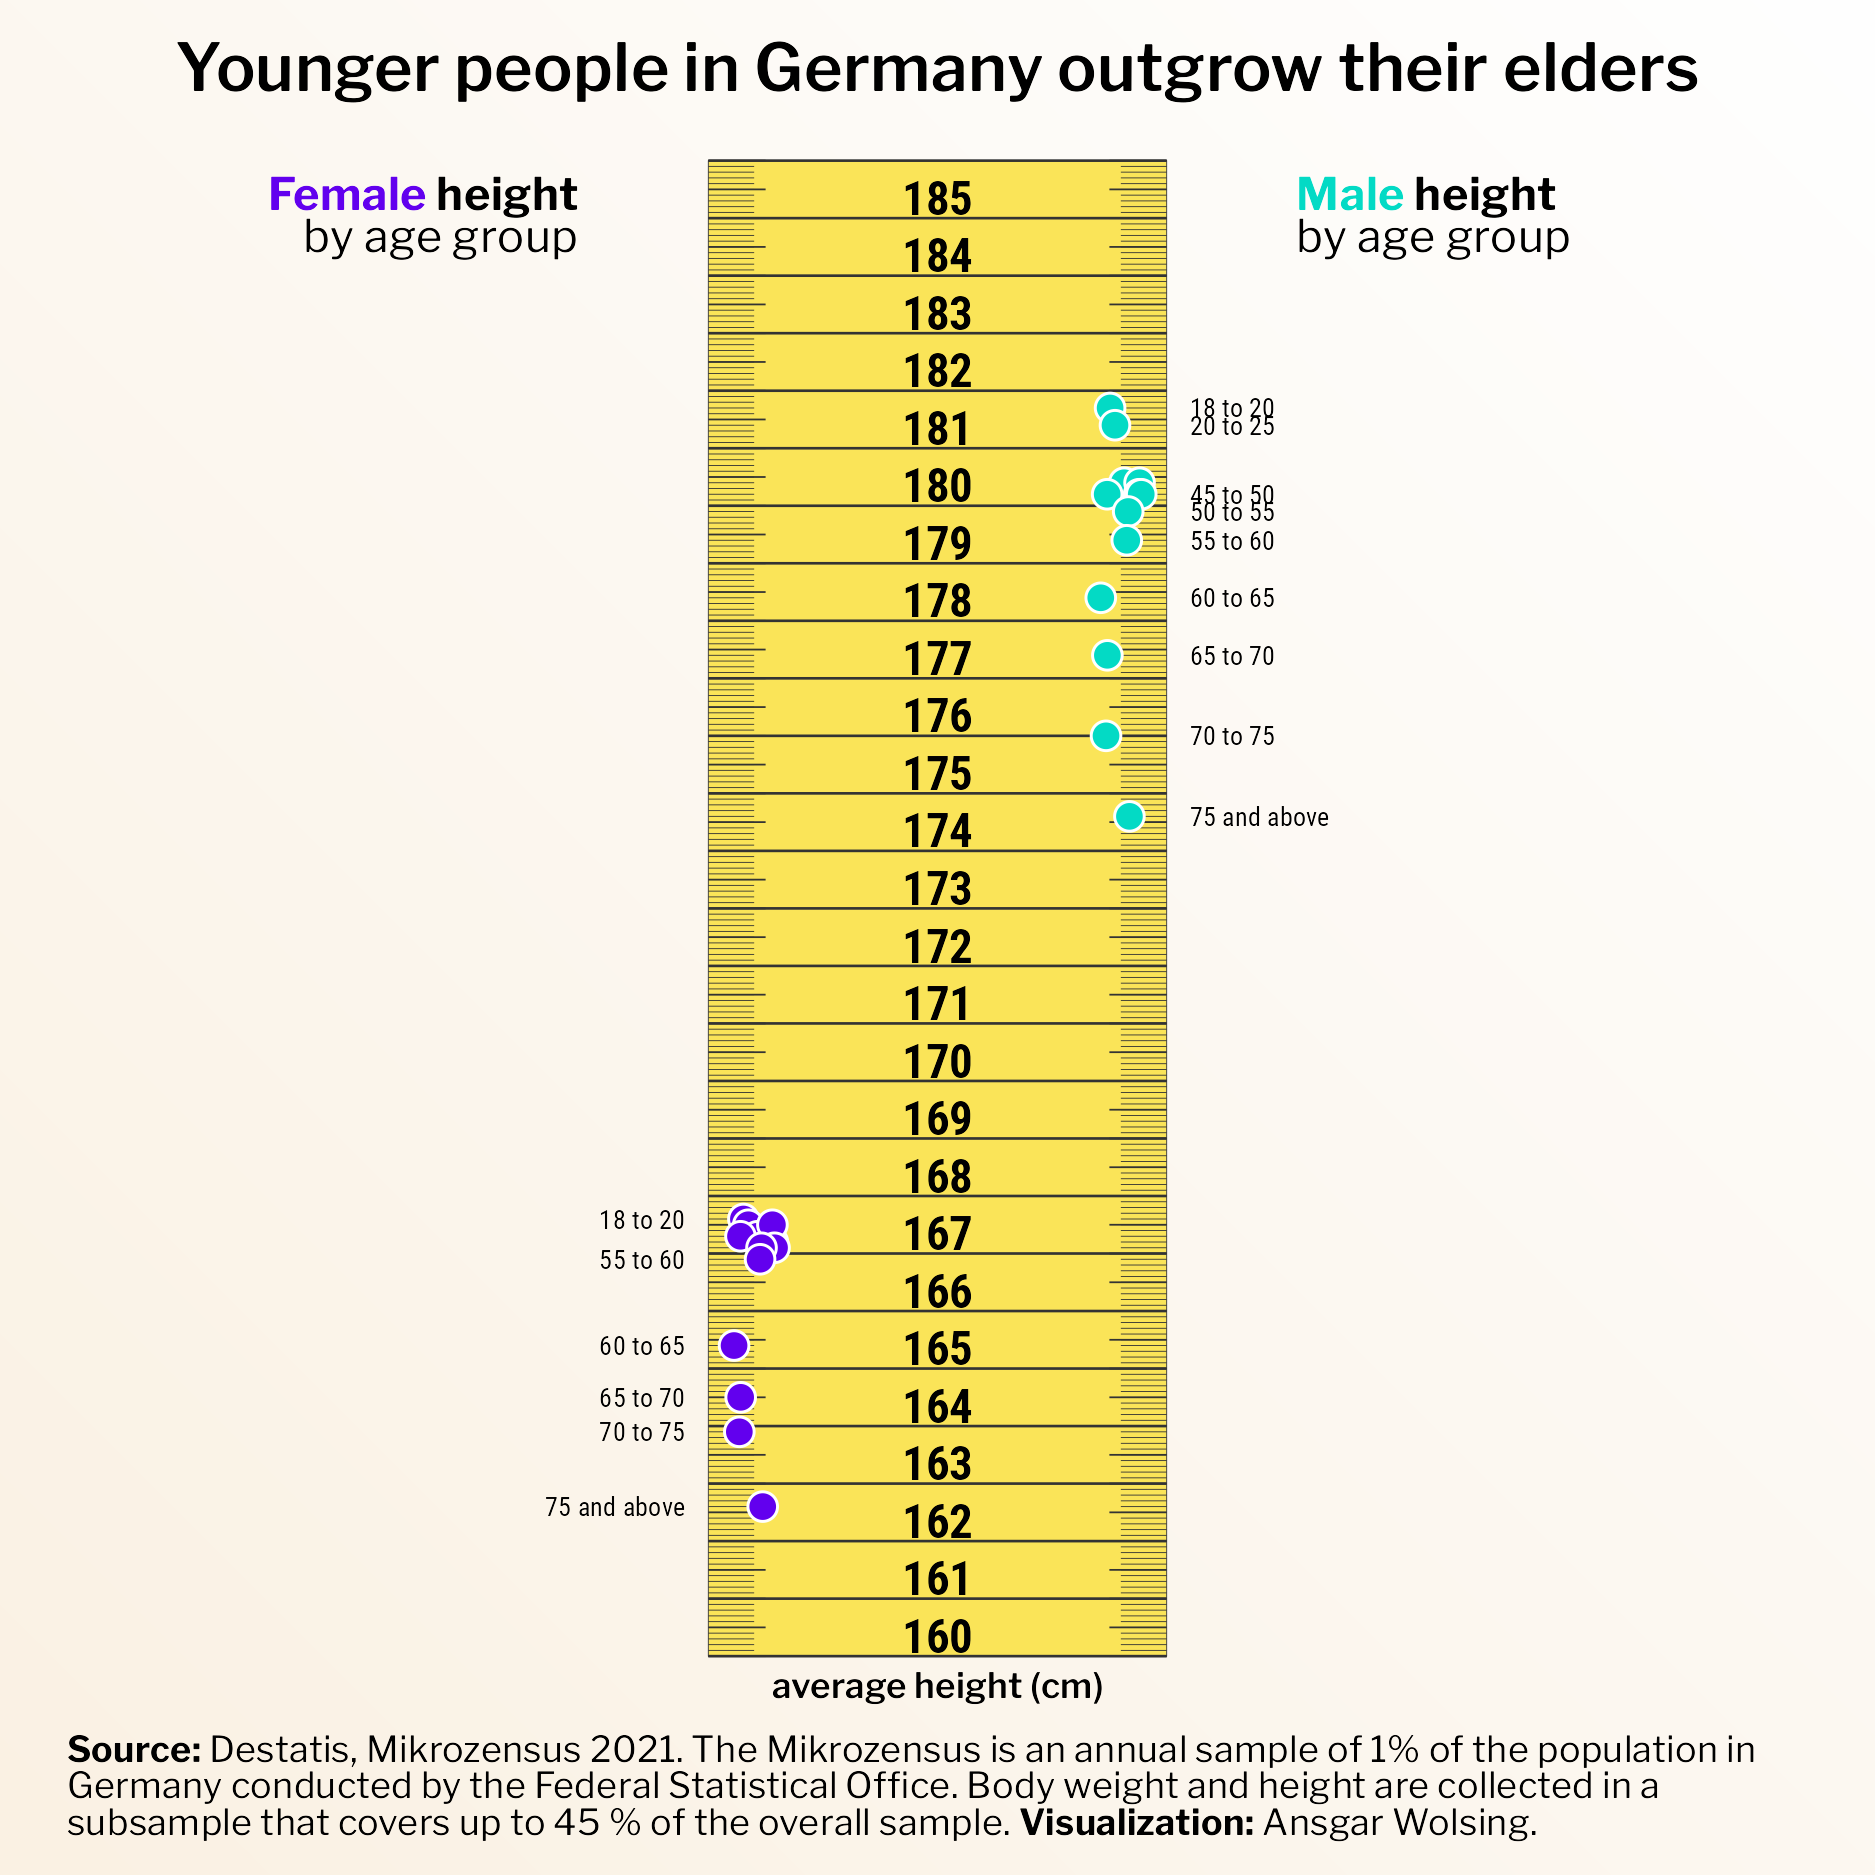

Source code (R):
library(tidyverse)
library(ggtext)
library(here)

base_path <- here("2024", "10")
  
  
#' Source: Destatis
#' https://www.destatis.de/DE/Themen/Gesellschaft-Umwelt/Gesundheit/Gesundheitszustand-Relevantes-Verhalten/Tabellen/liste-koerpermasse.html
df <- tribble(
  ~age_group, ~female, ~male,
  "18 to 20",167.6,181.7,
  "20 to 25",167.5,181.4,
  "25 to 30",167.3,180.4,
  "30 to 35",167.2,180.4,
  "35 to 40",167.3,180.2,
  "40 to 45",167.5,180.2,
  "45 to 50",167.1,180.2,
  "50 to 55",167.1,179.9,
  "55 to 60",166.9,179.4,
  "60 to 65",165.4,178.4,
  "65 to 70",164.5,177.4,
  "70 to 75",163.9,176,
  "75 and above",162.6,174.6
)

gradient_fill <- grid::linearGradient(c("#FAF1E3", "#FFFFFF"), group = FALSE) 

measure_min = 160
measure_max = 186

measure <- list(
  min = measure_min,
  max = measure_max,
  big_marks = seq(measure_min, measure_max, 10),
  cm_marks = seq(measure_min, measure_max, 1),
  mm5_marks = seq(measure_min, measure_max, 0.5),
  mm_marks = seq(measure_min, measure_max, 0.1),
  bg_color = "#FAE458",
  mark_color = "grey20",
  xmin = 3.0,
  xmax = 5.0
)

ys_plot <- ggplot() +
  annotate(
    "rect",
    xmin = measure$xmin, xmax = measure$xmax,
    ymin = 0, ymax = measure$max - measure$min,
    fill = measure$bg_color, color = measure$mark_color, size = 0.1
  ) +
  # mm left and right
  annotate(
    "segment",
    x = measure$xmin, xend = measure$xmin + 0.2,
    y = measure$mm_marks - measure$min,
    color = measure$mark_color, size = 0.1
  ) +
  annotate(
    "segment",
    x = measure$xmax, xend = measure$xmax - 0.2,
    y = measure$mm_marks - measure$min,
    color = measure$mark_color, size = 0.1
  ) +
  # 5 mm marks left and right
  annotate(
    "segment",
    x = measure$xmin, xend = measure$xmin + 0.25,
    y = measure$mm5_marks - measure$min,
    color = measure$mark_color, size = 0.2
  ) +
  annotate(
    "segment",
    x = measure$xmax, xend = measure$xmax - 0.25,
    y = measure$mm5_marks - measure$min,
    color = measure$mark_color, size = 0.2
  ) +
  # cm marks 
  annotate(
    "segment",
    x = measure$xmin, xend = measure$xmax,
    y = measure$cm_marks - measure$min,
    color = measure$mark_color, size = 0.3
  ) +
  # cm labels
  annotate(
    "text",
    x = measure$xmin + (measure$xmax - measure$xmin) / 2,
    y = measure$cm_marks[seq_along(measure$cm_marks) - 1] - measure$min,
    label = measure$cm_marks[seq_along(measure$cm_marks) - 1],
    family = "Roboto Condensed", fontface = "bold", size = 4, hjust = 0.5, vjust = -0.1
  ) +
  coord_cartesian(xlim = c(0, 8), expand = FALSE, clip = "off")

ys_plot +
  # text labels
  annotate(
    "richtext",
    x = measure$xmin - 0.5, y = measure$max - measure$min - 1,
    label = "**<span style='color:#6200EE'>Female</span> height**<br>by age group",
    family = "Libre Franklin", hjust = 1, lineheight = 0.9,
    label.size = 0, fill = NA
  ) +
  annotate(
    "richtext",
    x = measure$xmax + 0.5, y = measure$max - measure$min - 1,
    label = "**<span style='color:#03DAC5'>Male</span> height**<br>by age group",
    family = "Libre Franklin", hjust = 0, lineheight = 0.9,
    label.size = 0, fill = NA
  ) +
  geom_point(
    data = df,
    aes(x = measure$xmin + 0.2, y = female - measure$min, fill = "female"),
    shape = 21, color = "white", size = 3,
    position = position_jitter(width = 0.1, height = 0, seed = 1)
  ) +
  # male heights
  geom_point(
    data = df,
    aes(x = measure$xmax - 0.2, y = male - measure$min, fill = "male"),
    shape = 21, color = "white", size = 3,
    position = position_jitter(width = 0.1, height = 0, seed = 1)
  ) +
  # Data labels for female heights
  geom_text(
    data = subset(df, !age_group %in% df$age_group[2:8]),
    aes(x = measure$xmin - 0.1, y = female - measure$min, label = age_group),
    hjust = 1, family = "Roboto Condensed", size = 2.25
  ) +
  # Data labels for male heights
  geom_text(
    data = subset(df, !age_group %in% df$age_group[3:6]),
    aes(x = measure$xmax + 0.1, y = male - measure$min, label = age_group),
    hjust = 0, family = "Roboto Condensed", size = 2.25
  ) +
  annotate(
    "text",
    measure$xmin + (measure$xmax - measure$xmin) / 2,
    y = -0.5,
    label = "average height (cm)", hjust = 0.5,
     family = "Libre Franklin SemiBold", size = 3
  ) +
  scale_fill_manual(values = c("#6200EE", "#03DAC5")) +
  guides(fill = "none") +
  labs(
    title = "Younger people in Germany outgrow their elders ",
    caption = "**Source:** Destatis, Mikrozensus 2021.
    The Mikrozensus is an annual sample of 1% of the population in
    Germany conducted by the Federal Statistical Office.
    Body weight and height are collected in a subsample that covers up to 
    45 % of the overall sample. 
    **Visualization:** Ansgar Wolsing."
  ) +
  theme_void(base_family = "Libre Franklin") +
  theme(
    plot.background = element_rect(color = gradient_fill, fill = gradient_fill),
    plot.title = element_markdown(
      family = "Libre Franklin SemiBold", size = 16, hjust = 0.5,
      margin = margin(b = 14)),
    plot.caption = element_textbox(
      width = 0.95, lineheight = 1, hjust = 0.5, margin = margin(t = 12)),
    plot.margin = margin(t = 10, b = 8, l = 5, r = 5)
  )
ggsave(here(base_path, "10-physical-measure-tape.png"), width = 5, height = 5,
       scale = 1.25)
